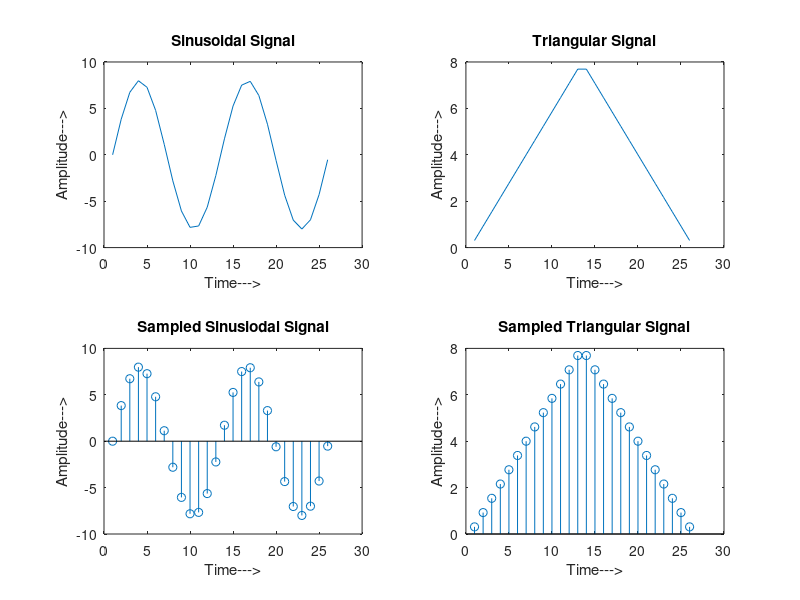
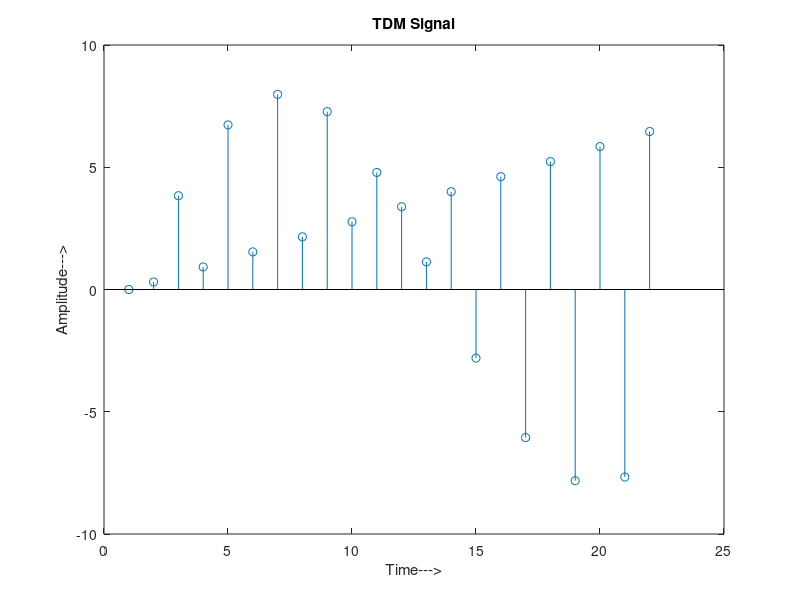
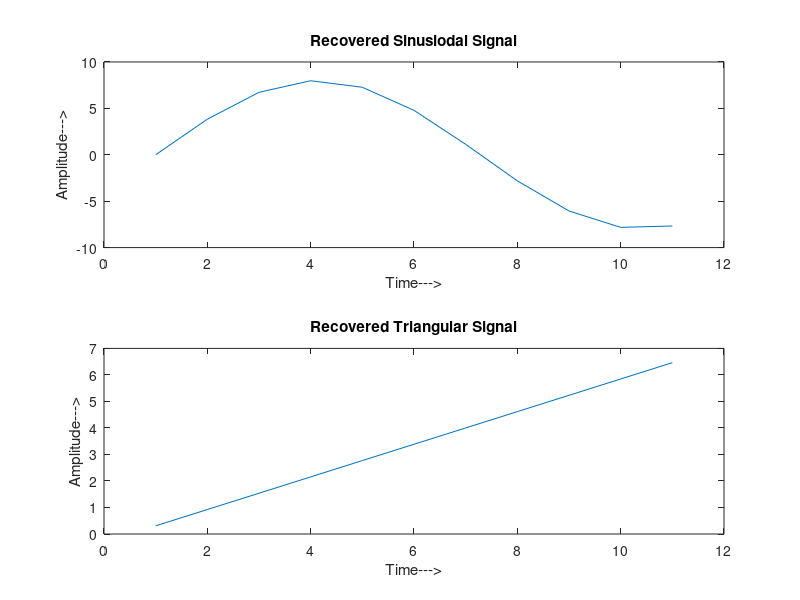

Write MATLAB code to recreate these figures, in order.
clc;
close all;

x=0:.5:4*pi;
signal1=8*sin(x);

l=length(signal1);
signal2=8*triang(l);

subplot(2,2,1);
plot(signal1);
title("Sinusoidal Signal");
ylabel("Amplitude--->");
xlabel("Time--->")

subplot(2,2,2);
plot(signal2);
title("Triangular Signal");
ylabel("Amplitude--->");
xlabel("Time--->")

subplot(2,2,3);
stem(signal1);
title("Sampled Sinusiodal Signal");
ylabel("Amplitude--->");
xlabel("Time--->")

subplot(2,2,4);
stem(signal2);
title("Sampled Triangular Signal");
ylabel("Amplitude--->");
xlabel("Time--->")

l1=length(signal1);
l2=length(signal2);

for i=1:11
    sig(1,i)=signal1(i);
    sig(2,i)=signal2(i);
end

tdmsig=reshape(sig,1,2*11);

figure

stem(tdmsig);
title("TDM Signal");
ylabel("Amplitude--->");
xlabel("Time--->");

demux=reshape(tdmsig,2,11);

for i=1:11
    sig3(i)=demux(1,i);
    sig4(i)=demux(2,i);
end

figure

subplot(2,1,1);
plot(sig3);
title("Recovered Sinusiodal Signal");
ylabel("Amplitude--->");
xlabel("Time--->");

subplot(2,1,2);
plot(sig4);
title("Recovered Triangular Signal");
ylabel("Amplitude--->");
xlabel("Time--->")


